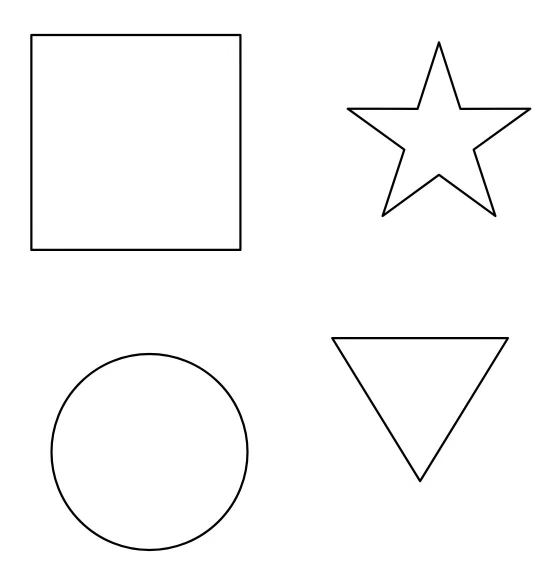
//> input picture exp7/2.jpg, 1114 x 1145 px (shown at 1/2 size)
$ ./exp7   (built with g++ and OpenCV 4)
//> lines starting //> are read from the running program, lines starting //| are printed output that depends on the picture
#include<opencv2/core/core.hpp>
#include<opencv2/highgui/highgui.hpp>
#include<opencv2/opencv.hpp>
#include<bits/stdc++.h>

using namespace std;
using namespace cv;

#define CLK_TCK  CLOCKS_PER_SEC //机器时钟每秒的打点数
clock_t Begin, End;
double duration[2];

Mat img, image_gray, dx, dy, dxx, dyy, dxy, C, C_opencv, dxx_gauss, dyy_gauss, dxy_gauss, image_my, image_opencv;
int threshold1, threshold2;

// [50 lines of commented-out code are left out]

int dir[8][2] = { 0, 1, 0, -1, 1, 0, -1, 0, 1, 1, 1, -1, -1, 1, -1, -1 };

void solve(int, void*) {
	image_my = img.clone();
	int row = image_my.rows;
	int col = image_my.cols;
	for (int i = 0; i < row; i++) {
		for (int j = 0; j < col; j++) {
			if (C.at<float>(i, j) > threshold1) {
				bool flag = true;
				for (int k = 0; k < 8; k++) {
					int tx = i + dir[k][0];
					int ty = j + dir[k][1];
					if (tx >= 0 && ty >= 0 && tx < row && ty < col && C.at<float>(i, j) < C.at<float>(tx, ty)) {
						flag = false;
						break;
					}
				}
				if (!flag) continue;
				circle(image_my, Point(j, i), 5, Scalar(0, 255, 0), 2, 8, 0);
			}
		}
	}
	imshow("my", image_my);
	cout << "自己写的函数计算耗时：" << duration[0] << "ms" << endl;
}

void solve_opencv(int, void*) {
	image_opencv = img.clone();
	int row = image_opencv.rows;
	int col = image_opencv.cols;
	for (int i = 0; i < row; i++) {
		for (int j = 0; j < col; j++) {
			if (C_opencv.at<float>(i, j) > threshold2) {
				bool flag = true;
				for (int k = 0; k < 8; k++) {
					int tx = i + dir[k][0];
					int ty = j + dir[k][1];
					if (tx >= 0 && ty >= 0 && tx < row && ty < col && C_opencv.at<float>(i, j) < C_opencv.at<float>(tx, ty)) {
						flag = false;
						break;
					}
				}
				if (!flag) continue;
				circle(image_opencv, Point(j, i), 5, Scalar(0, 255, 0), 2, 8, 0);
			}
		}
	}
	imshow("cornerHarris", image_opencv);
	cout << "opencv的cornerHarris函数计算用时耗时：" << duration[1] << "ms" << endl;
}

int main()
{
	namedWindow("my", WINDOW_NORMAL);
	namedWindow("cornerHarris", WINDOW_NORMAL);
	img = imread("E:/计算机视觉/exp7/2.jpg");
//> img is the input picture: 1145 rows x 1114 cols, CV_8UC3; min 0, max 255, mean 250.2
	resize(img, img, Size(300, 300));
//> img: 300 rows x 300 cols, CV_8UC3
	imshow("原始图", img);
	cvtColor(img, image_gray, COLOR_BGR2GRAY);
	//计算dx，dy，dxy
	Begin = clock();
	Sobel(image_gray, dx, CV_32F, 1, 0, 3);
	Sobel(image_gray, dy, CV_32F, 0, 1, 3);
	dxx = dx.mul(dx);
	dxx = dx.mul(dx);
	dyy = dy.mul(dy);
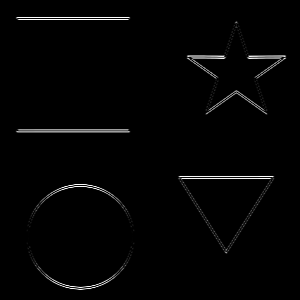
//> dyy: 300 rows x 300 cols, CV_32FC1; min 0, max 1040400, mean 15773.7; drawn with min black and max white
	dxy = dx.mul(dy);

	//对dxx，dyy，dxy进行高斯滤波
	GaussianBlur(dxx, dxx_gauss, Size(7, 7), 0, 0);
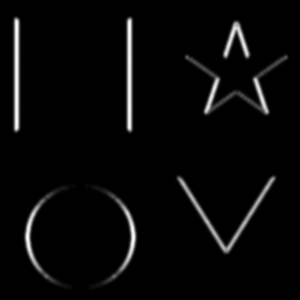
//> dxx_gauss: 300 rows x 300 cols, CV_32FC1; min 0, max 458104.2, mean 14952.8; drawn with min black and max white
	GaussianBlur(dyy, dyy_gauss, Size(7, 7), 0, 0);
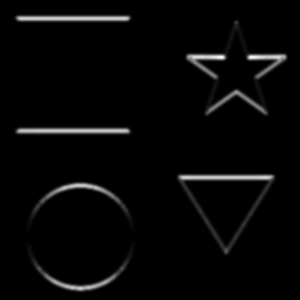
//> dyy_gauss: 300 rows x 300 cols, CV_32FC1; min 0, max 561924.1, mean 15773.7; drawn with min black and max white
	GaussianBlur(dxy, dxy_gauss, Size(7, 7), 0, 0);
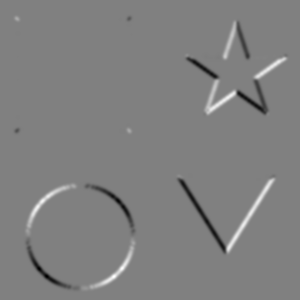
//> dxy_gauss: 300 rows x 300 cols, CV_32FC1; min -217124.6, max 215214.8, mean -29.7; drawn with min black and max white
	float k = 0.05;
	C = dxx_gauss.mul(dyy_gauss) - dxy_gauss.mul(dxy_gauss) - k * (dxx_gauss + dyy_gauss).mul(dxx_gauss + dyy_gauss);
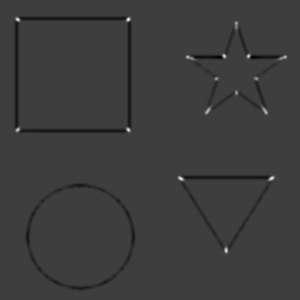
//> C: 300 rows x 300 cols, CV_32FC1; min -1.56e+10, max 4.81e+10, mean -279434048; drawn with min black and max white
	End = clock();
	duration[0] = (float)(End - Begin) * 1000 / CLK_TCK;

	//opencv的cornerHarris函数
	Begin = clock();
	cornerHarris(image_gray, C_opencv, 2, 3, k);
	End = clock();
	duration[1] = (float)(End - Begin) * 1000 / CLK_TCK;

	normalize(C, C, 0, 255, NORM_MINMAX, CV_32FC1, Mat());
	normalize(C_opencv, C_opencv, 0, 255, NORM_MINMAX, CV_32FC1, Mat());

	int kSize = 2;
	threshold1 = 100;
	threshold2 = 100;
	createTrackbar("阈值", "my", &threshold1, 255, solve);
	createTrackbar("阈值", "cornerHarris", &threshold2, 255, solve_opencv);
	waitKey(0);
//> after the loop in solve, `for (int i = 0; i < row; i++)`:
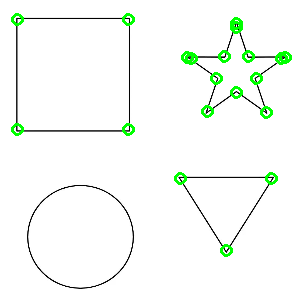
//> image_my: 300 rows x 300 cols, CV_8UC3; mean B, G, R 245.7, 250.6, 245.7
//> after the loop in solve_opencv, `for (int i = 0; i < row; i++)`:
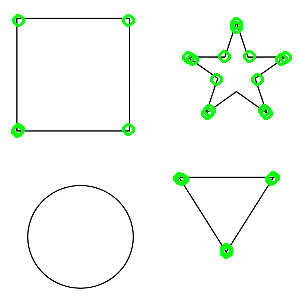
//> image_opencv: 300 rows x 300 cols, CV_8UC3; mean B, G, R 245.1, 250.7, 245.1
	return 0;
}

$ run again, with exp7/1.jpg copied over exp7/2.jpg
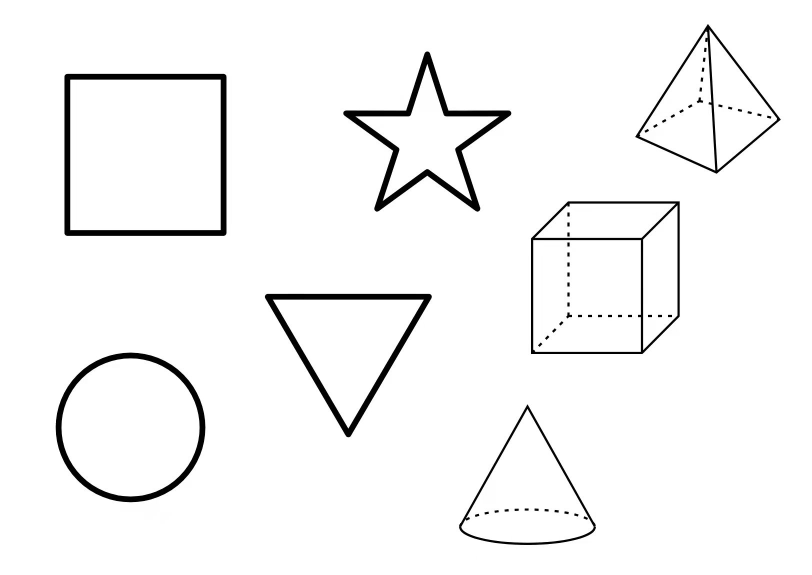
//> input picture exp7/1.jpg, 1624 x 1149 px (shown at 1/2 size)
//> img is the input picture: 1149 rows x 1624 cols, CV_8UC3; min 0, max 255, mean 245.7
//> img: 300 rows x 300 cols, CV_8UC3
//> after the loop in solve, `for (int i = 0; i < row; i++)`:
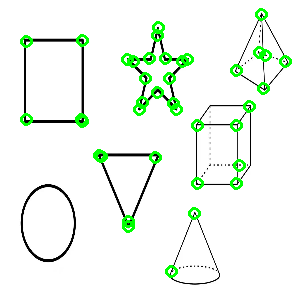
//> image_my: 300 rows x 300 cols, CV_8UC3; mean B, G, R 237.9, 247.2, 237.9
//> after the loop in solve_opencv, `for (int i = 0; i < row; i++)`:
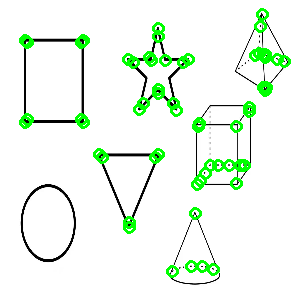
//> image_opencv: 300 rows x 300 cols, CV_8UC3; mean B, G, R 234.7, 247.7, 234.7
